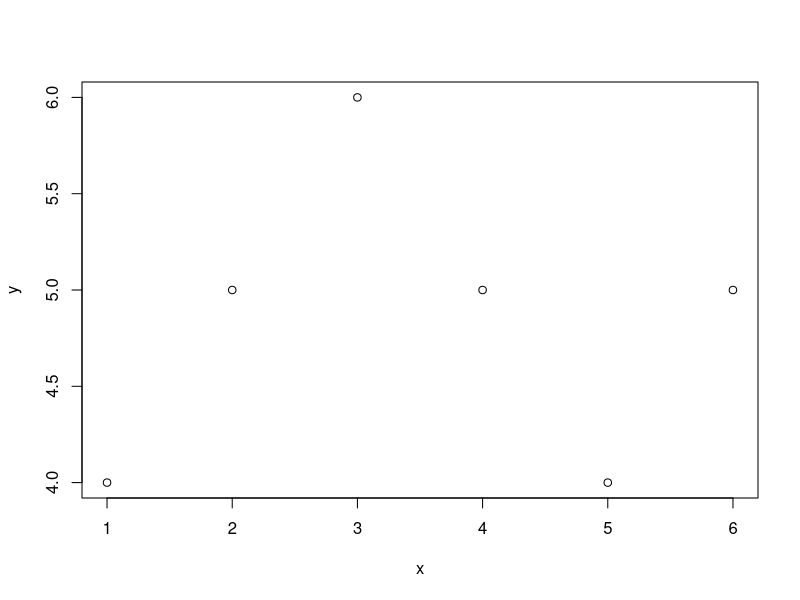
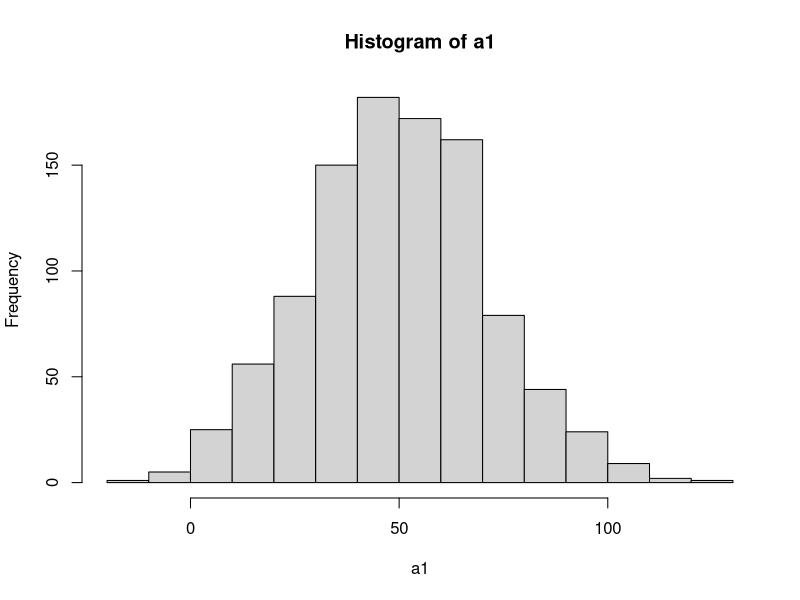

Here is the R script that generated these plots, in order:
library(ggplot2) #Comment
library(tidyverse)

#Was geht jetzt ab? 
#Okay Versuch hat funktioniert. 
#Okay noch ein Versuch



#Plot
x <- c(1,2,3,4,5,6)
y <- c(4,5,6,5,4,5)
plot(x,y)

a1 <- rnorm(1000,50,20)
hist(a1)
